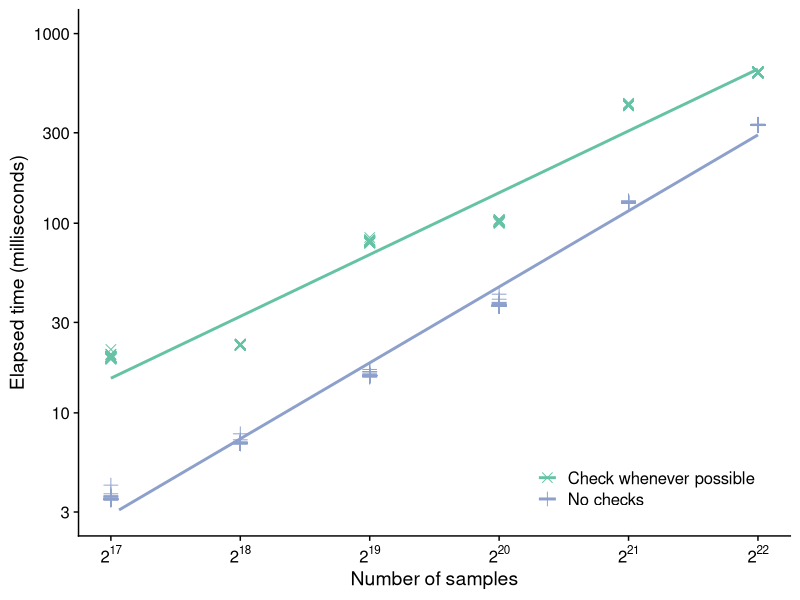
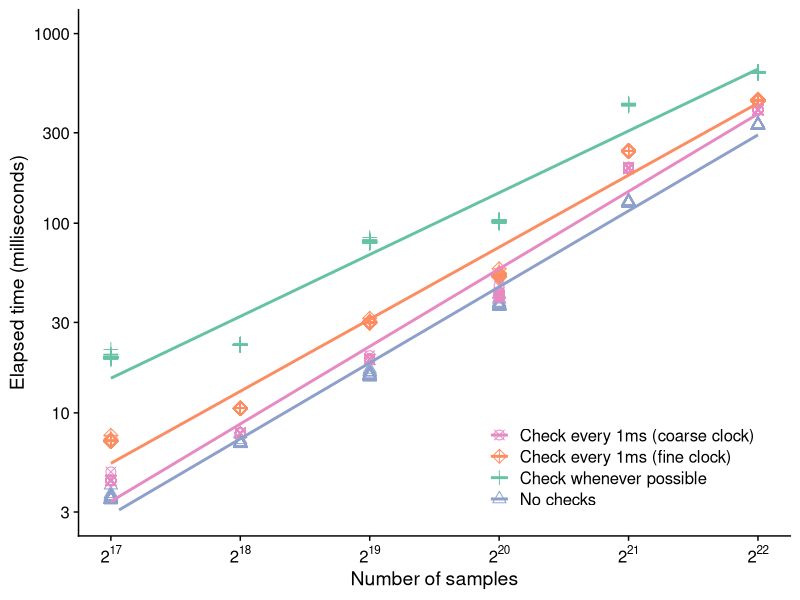
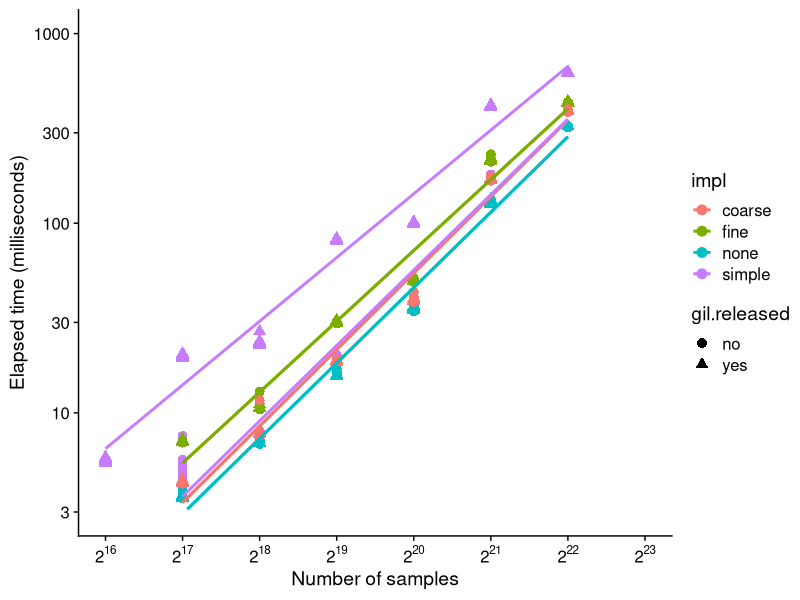
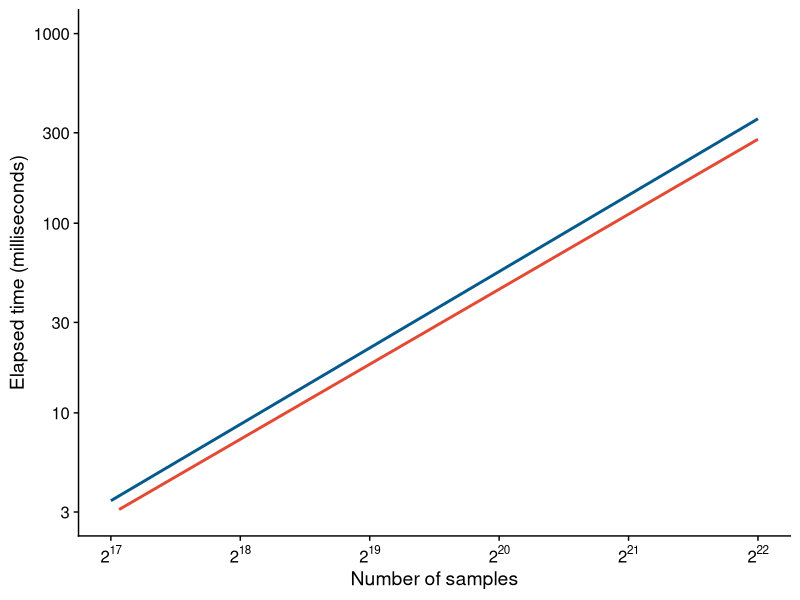
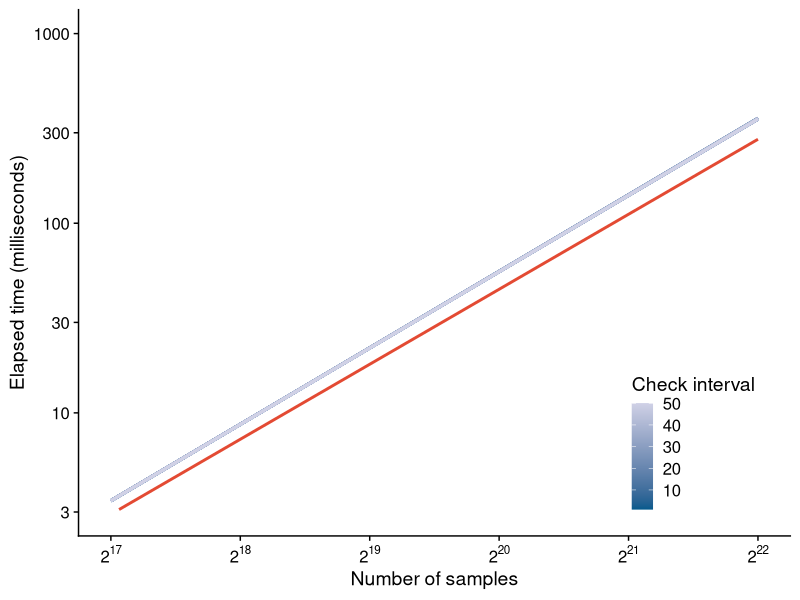
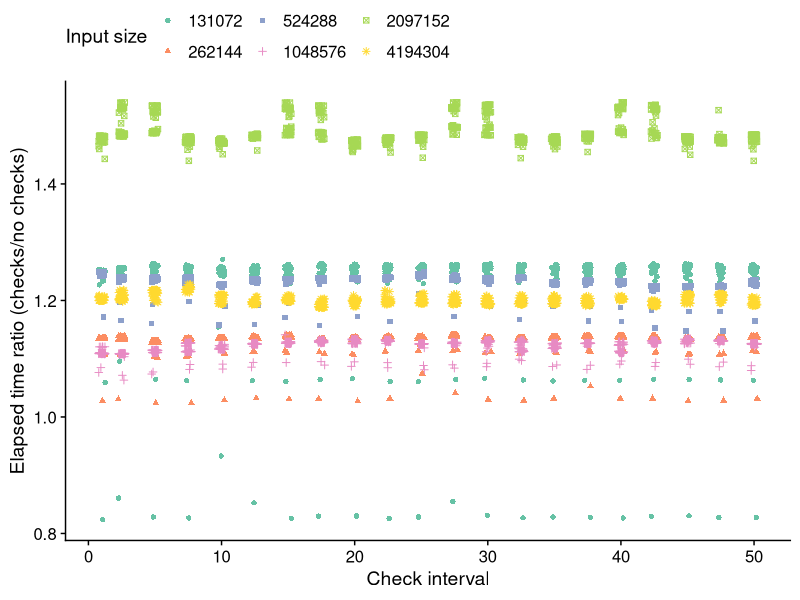
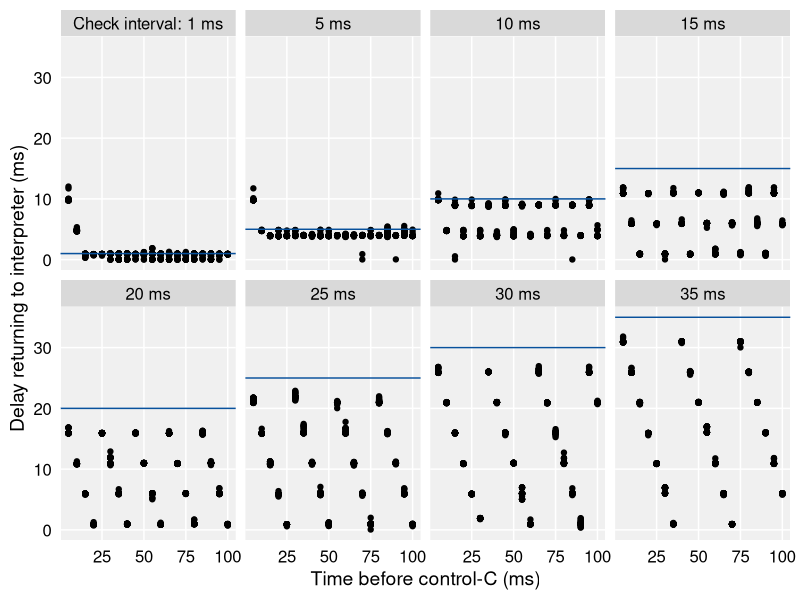
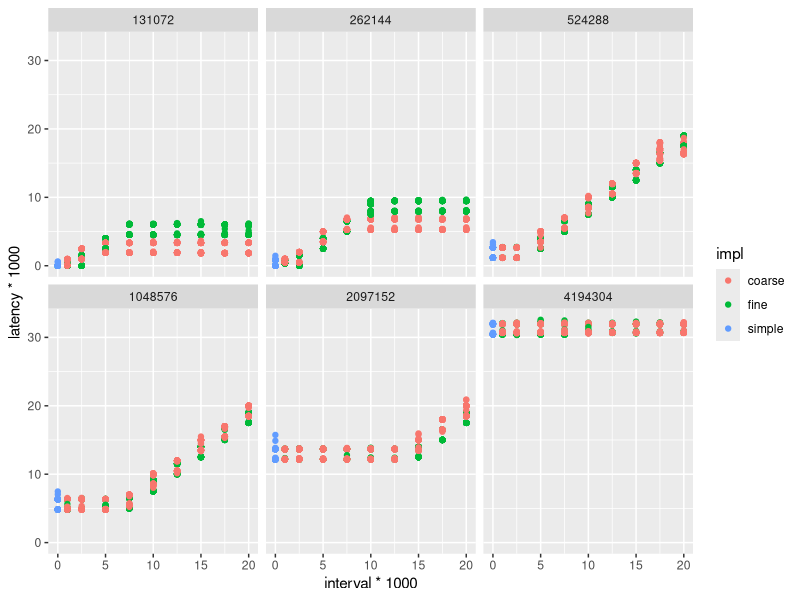

Source code (R) for these figures, in order:
suppressPackageStartupMessages({
    library(tidyverse)
    library(cowplot)
})

rt <- read_csv("runtime-all-py312.csv")

## just the cost of check-whenever-possible
ggplot(subset(rt, impl %in% c("none", "simple")),
       aes(x=size, y=elapsed * 1e3, colour=impl, shape=impl)) +
    geom_point(size=3) +
    geom_smooth(method="lm", formula=y~x, se=FALSE) +
    scale_x_continuous(
        "Number of samples",
        transform="log2",
        breaks=unique(rt$size),
        labels=scales::label_log(base=2)
    ) +
    scale_y_continuous(
        "Elapsed time (milliseconds)",
        transform="log10",
        limits=c(3, 1000),
        breaks=scales::breaks_log(6)
    ) +
    scale_colour_manual(
        values=c("simple"="#66c2a5", "none"="#8da0cb"),
        breaks=c("simple", "none"),
        labels=c("Check whenever possible", "No checks")
    ) +
    scale_shape_manual(
        values=c("none"=3, "simple"=4),
        breaks=c("simple", "none"),
        labels=c("Check whenever possible", "No checks")
    ) +
    theme_half_open() +
    theme(legend.position=c(.95, .05),
          legend.justification=c(1, 0),
          legend.title=element_blank())

## add in coarse and fine w/ checks every 1ms
ggplot(subset(rt, interval <= 0.001),
       aes(x=size, y=elapsed * 1e3, colour=impl, shape=impl)) +
    geom_point(size=3) +
    geom_smooth(method="lm", formula=y~x, se=FALSE) +
    scale_x_continuous(
        "Number of samples",
        transform="log2",
        breaks=unique(rt$size),
        labels=scales::label_log(base=2)
    ) +
    scale_y_continuous(
        "Elapsed time (milliseconds)",
        transform="log10",
        limits=c(3, 1000),
        breaks=scales::breaks_log(6)
    ) +
    scale_colour_manual(
        values=c("coarse"="#e78ac3", "fine"="#fc8d62",
                 "simple"="#66c2a5", "none"="#8da0cb"),
        breaks=c("coarse", "fine", "simple", "none"),
        labels=c(
            "Check every 1ms (coarse clock)",
            "Check every 1ms (fine clock)",
            "Check whenever possible",
            "No checks"
        )
    ) +
    scale_shape_manual(
        values=c("coarse"=13, "fine"=9, "simple"=3, "none"=2),
        breaks=c("coarse", "fine", "simple", "none"),
        labels=c(
            "Check every 1ms (coarse clock)",
            "Check every 1ms (fine clock)",
            "Check whenever possible",
            "No checks"
        )
    ) +
    theme_half_open() +
    theme(legend.position=c(.95, .05),
          legend.justification=c(1, 0),
          legend.title=element_blank())

gil <- (
    read_csv("runtime-gil-py312.csv")
    |> separate_wider_delim(impl, "-", names=c("impl", "gil.released"))
    |> mutate(gil.released=ifelse(gil.released=="nogil", "yes", "no"))
)

ggplot(subset(gil, interval <= 0.001),
       aes(x=size, y=elapsed * 1e3, colour=impl, shape=gil.released)) +
    geom_point(size=3) +
    geom_smooth(method="lm", formula=y~x, se=FALSE) +
    scale_x_continuous(
        "Number of samples",
        transform="log2",
        breaks=unique(gil$size),
        labels=scales::label_log(base=2)
    ) +
    scale_y_continuous(
        "Elapsed time (milliseconds)",
        transform="log10",
        limits=c(3, 1000),
        breaks=scales::breaks_log(6)
    ) +
    theme_half_open()


rti <- read_csv("runtime-intervals-py312.csv")
rtN <- rti |> subset(impl=="none")   |> select(size|rep|elapsed)
rtC <- rti |> subset(impl=="coarse") |> select(size|rep|interval|elapsed)
rtR <- (
    inner_join(rtC, rtN, by=c('size','rep'), suffix=c('.coarse', '.none'))
    |> mutate(interval = interval * 1e3,
              elapsed.coarse = elapsed.coarse * 1e3,
              elapsed.none = elapsed.none * 1e3,
              size.f = factor(size))
    |> group_by(size, interval)
    |> mutate(elapsed.coarse=sort(elapsed.coarse),
              elapsed.none=sort(elapsed.none),
              elapsed.ratio=elapsed.coarse/elapsed.none)
    |> ungroup()
)

ggplot(subset(rtR, interval=1)) +
    geom_smooth(aes(x=size, y=elapsed.coarse), colour="#045a8d",
                method="lm", formula=y~x, se=FALSE, linewidth=1) +
    geom_smooth(aes(x=size, y=elapsed.none), colour="#e34a33",
                method="lm", formula=y~x, se=FALSE, linewidth=1) +
    scale_x_continuous(
        "Number of samples",
        transform="log2",
        breaks=unique(rt$size),
        labels=scales::label_log(base=2)
    ) +
    scale_y_continuous(
        "Elapsed time (milliseconds)",
        transform="log10",
        limits=c(3, 1000),
        breaks=scales::breaks_log(6)
    ) +
    theme_half_open()

ggplot(rtR) +
    geom_smooth(aes(x=size, y=elapsed.coarse, colour=interval, group=interval),
                method="lm", formula=y~x, se=FALSE, linewidth=1) +
    geom_smooth(aes(x=size, y=elapsed.none), colour="#e34a33",
                method="lm", formula=y~x, se=FALSE, linewidth=1) +
    scale_x_continuous(
        "Number of samples",
        transform="log2",
        breaks=unique(rt$size),
        labels=scales::label_log(base=2)
    ) +
    scale_y_continuous(
        "Elapsed time (milliseconds)",
        transform="log10",
        limits=c(3, 1000),
        breaks=scales::breaks_log(6)
    ) +
    scale_colour_gradient(
        "Check interval",
        low="#045a8d",
        high="#d0d1e6",
    ) +
    theme_half_open() +
    theme(legend.position=c(.95, .05),
          legend.justification=c(1, 0))

ggplot(rtR, aes(x=interval, y=elapsed.ratio, colour=size.f, shape=size.f)) +
    geom_jitter(width=0.25) +
    scale_colour_brewer(palette="Set2") +
    labs(x="Check interval", y="Elapsed time ratio (checks/no checks)",
         colour="Input size", shape="Input size") +
    theme_half_open() +
    theme(legend.position="top")

lat.delay <- (
    read_csv("latency-by-delay-py312.csv")
    |> subset(interrupted & interval <= 0.035)
    |> mutate(interval = interval * 1e3,
              delay = delay * 1e3,
              latency = latency * 1e3)
)

interval.labels <- with(lat.delay, case_when(
    interval == 1 ~ "Check interval: 1 ms",
    .default = sprintf("%.0f ms", interval)
))


ggplot(lat.delay, aes(x=delay, y=latency)) +
    facet_wrap(~interval, nrow=2,
               labeller = as_labeller(
                   function(s) ifelse(s == "1",
                                      "Check interval: 1 ms",
                                      paste(s, "ms")))) +
    geom_point() +
    geom_hline(aes(yintercept=interval), colour="#08519c") +
    labs(x="Time before control-C (ms)",
         y="Delay returning to interpreter (ms)") +
    theme_minimal_grid(colour="white") +
    theme(
        panel.background=element_rect(fill="#f0f0f0"),
        strip.background=element_rect(fill="#d9d9d9")
    )


lat <- read_csv("latency-py312.csv")

ggplot(subset(lat, interrupted),
       aes(x=interval * 1e3, y=latency * 1e3, colour=impl)) +
    facet_wrap(~size) +
    geom_point()
